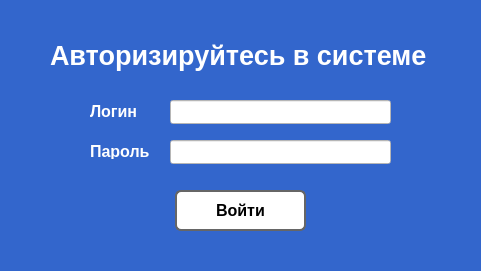
<?xml version="1.0" encoding="UTF-8"?>
<ui version="4.0">
 <class>authorization_window</class>
 <widget class="QMainWindow" name="authorization_window">
  <property name="geometry">
   <rect>
    <x>0</x>
    <y>0</y>
    <width>481</width>
    <height>271</height>
   </rect>
  </property>
  <property name="windowTitle">
   <string>MainWindow</string>
  </property>
  <property name="autoFillBackground">
   <bool>false</bool>
  </property>
  <property name="styleSheet">
   <string notr="true">background-color: rgb(51, 102, 204);</string>
  </property>
  <widget class="QWidget" name="centralwidget">
   <widget class="QLineEdit" name="lineEdit">
    <property name="geometry">
     <rect>
      <x>170</x>
      <y>100</y>
      <width>221</width>
      <height>24</height>
     </rect>
    </property>
    <property name="font">
     <font>
      <family>Dubai</family>
      <pointsize>14</pointsize>
     </font>
    </property>
    <property name="autoFillBackground">
     <bool>false</bool>
    </property>
    <property name="styleSheet">
     <string notr="true">background-color: rgb(255, 255, 255);</string>
    </property>
    <property name="text">
     <string/>
    </property>
   </widget>
   <widget class="QLabel" name="label">
    <property name="geometry">
     <rect>
      <x>90</x>
      <y>103</y>
      <width>51</width>
      <height>16</height>
     </rect>
    </property>
    <property name="font">
     <font>
      <family>Arial</family>
      <pointsize>12</pointsize>
      <weight>75</weight>
      <bold>true</bold>
     </font>
    </property>
    <property name="styleSheet">
     <string notr="true">color: rgb(255, 255, 255);</string>
    </property>
    <property name="text">
     <string>Логин</string>
    </property>
   </widget>
   <widget class="QLabel" name="label_2">
    <property name="geometry">
     <rect>
      <x>90</x>
      <y>143</y>
      <width>61</width>
      <height>16</height>
     </rect>
    </property>
    <property name="font">
     <font>
      <family>Arial</family>
      <pointsize>12</pointsize>
      <weight>75</weight>
      <bold>true</bold>
     </font>
    </property>
    <property name="styleSheet">
     <string notr="true">color: rgb(255, 255, 255);</string>
    </property>
    <property name="text">
     <string>Пароль</string>
    </property>
   </widget>
   <widget class="QLineEdit" name="lineEdit_2">
    <property name="geometry">
     <rect>
      <x>170</x>
      <y>140</y>
      <width>221</width>
      <height>24</height>
     </rect>
    </property>
    <property name="font">
     <font>
      <family>Dubai</family>
      <pointsize>12</pointsize>
     </font>
    </property>
    <property name="autoFillBackground">
     <bool>false</bool>
    </property>
    <property name="styleSheet">
     <string notr="true">background-color: rgb(255, 255, 255);</string>
    </property>
    <property name="text">
     <string/>
    </property>
   </widget>
   <widget class="QLabel" name="label_3">
    <property name="geometry">
     <rect>
      <x>50</x>
      <y>40</y>
      <width>381</width>
      <height>31</height>
     </rect>
    </property>
    <property name="font">
     <font>
      <family>Arial</family>
      <pointsize>20</pointsize>
      <weight>75</weight>
      <bold>true</bold>
     </font>
    </property>
    <property name="styleSheet">
     <string notr="true">color: rgb(255, 255, 255);</string>
    </property>
    <property name="text">
     <string>Авторизируйтесь в системе</string>
    </property>
   </widget>
   <widget class="QPushButton" name="pushButton">
    <property name="enabled">
     <bool>true</bool>
    </property>
    <property name="geometry">
     <rect>
      <x>175</x>
      <y>190</y>
      <width>131</width>
      <height>41</height>
     </rect>
    </property>
    <property name="font">
     <font>
      <family>Arial</family>
      <pointsize>12</pointsize>
      <weight>75</weight>
      <bold>true</bold>
     </font>
    </property>
    <property name="styleSheet">
     <string notr="true">background-color: rgb(255, 255, 255);
border-color: rgb(102, 102, 102);
border: 2px solid rgb(102, 102, 102);
border-radius: 6px;</string>
    </property>
    <property name="text">
     <string>Войти</string>
    </property>
   </widget>
  </widget>
 </widget>
 <resources/>
 <connections/>
</ui>
